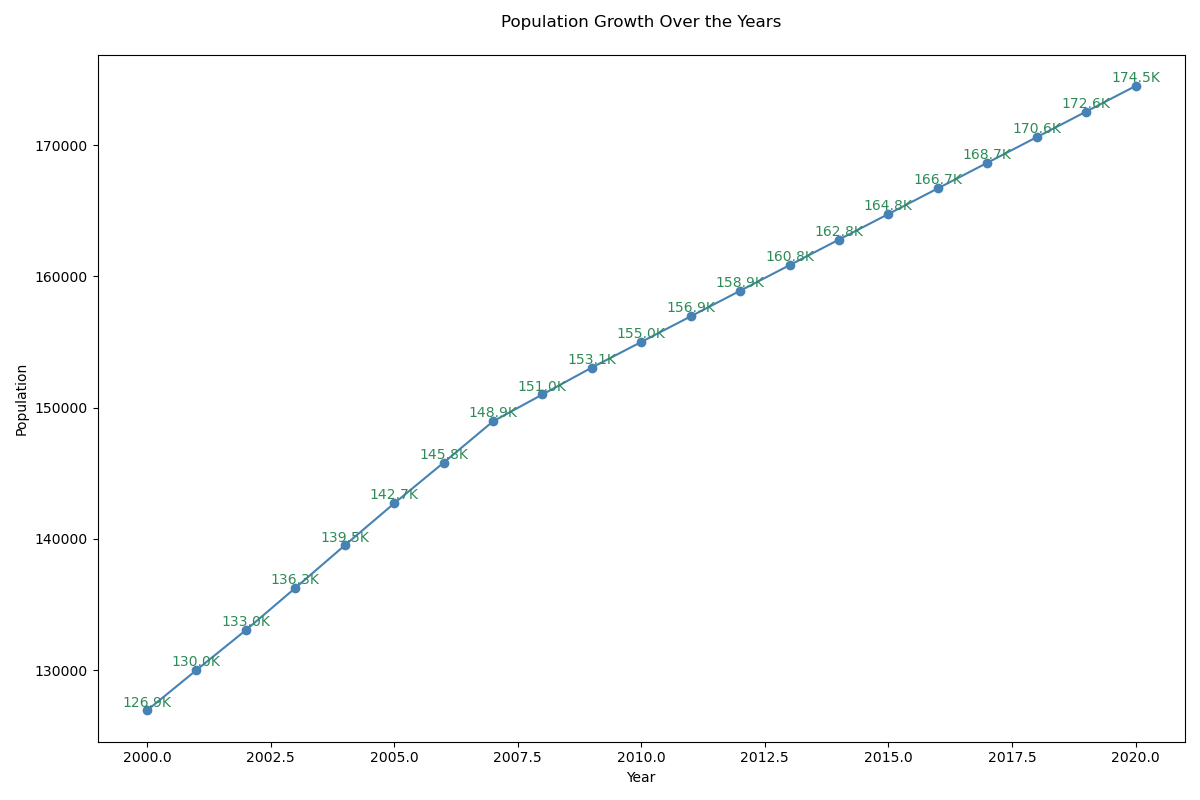

This chart was generated by the following Python code:

import matplotlib.pyplot as plt

years = [
    2000, 2001, 2002, 2003, 2004, 2005,
    2006, 2007, 2008, 2009, 2010, 2011,
    2012, 2013, 2014, 2015, 2016, 2017,
    2018, 2019, 2020
]
population = [
    126926, 130000, 133045, 136256, 139500, 142700,
    145800, 148950, 151000, 153050, 155000, 156950,
    158900, 160850, 162800, 164750, 166700, 168650,
    170600, 172550, 174500
]

plt.figure(figsize=(12, 8))
plt.plot(years, population, marker='o', color="#4682B4")

for year, pop in zip(years, population):
    plt.text(year, pop + 300, f'{pop/1000:.1f}K', ha='center', color='#2E8B57')

plt.title("Population Growth Over the Years", pad=20)
plt.xlabel("Year")
plt.ylabel("Population")

plt.tight_layout()
plt.show()
